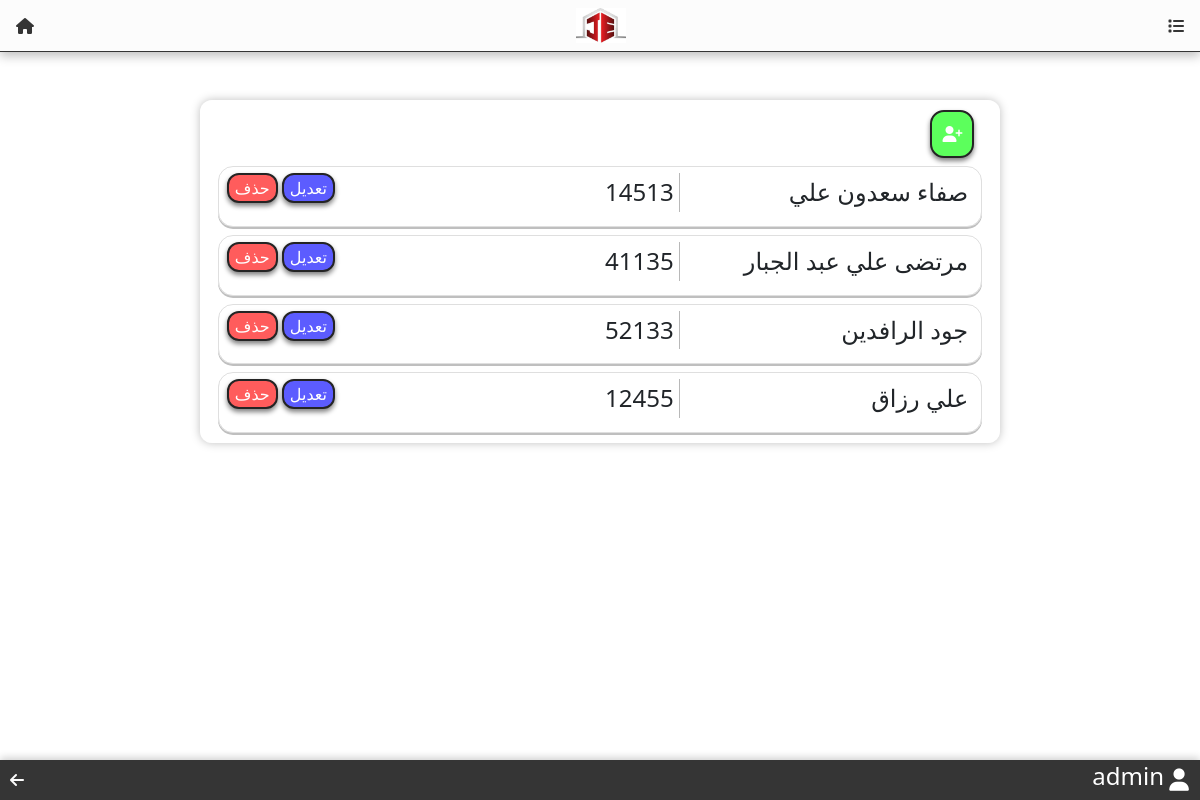
/admin-dashboard (signed in), run on the app's committed database.
### website/models.py (models this page shows)
class User(db.Model):
    id = db.Column(db.Integer, primary_key=True)
    name = db.Column(db.String(100), nullable=False)
    code = db.Column(db.String(100), unique=True, nullable=False)
    project_name = db.Column(db.String(100), nullable=False)
    admin = db.Column(db.Boolean, nullable=False)
    transactions = db.relationship("Transaction", backref="author", lazy=True)

### website/views.py (the view, shortened to what this page needs)
@views.route("/admin-dashboard", methods=["GET", "POST"])
def admin_dashboard():
    if not session.get("admin"):
        return redirect("/admin-login")
    username = session.get("username", "مجهول")
    users = User.query.all()
    return render_template("admin dashboard.html", name=username, users=users)

### website/templates/admin dashboard.html (shortened to what this page needs)
<!DOCTYPE html>
<html lang="ar" dir="rtl">
<head>
    <link rel="stylesheet" href="{{url_for('static',filename = 'style.css')}}">
    <link rel="stylesheet" href="{{url_for('static',filename = 'admin dashboard.css')}}">
    <link href="https://cdn.jsdelivr.net/npm/bootstrap@5.3.6/dist/css/bootstrap.min.css" rel="stylesheet">
    <link href="https://cdnjs.cloudflare.com/ajax/libs/font-awesome/6.5.0/css/all.min.css" rel="stylesheet">
</head>
<body>
    <nav id="top_bar" class="navbar fixed-top d-flex justify-content-between align-items-center px-3">
        <i class="fa-solid fa-list hover-effect" style="color: var(--grey);"></i>
        <img src="{{ url_for('static', filename='imgs/nav_logo.jpg') }}" alt="jood al rafidian" class="img-fluid" style="height: 35px;">
        <a href="/" class="hover-effect">
            <i class="fa-solid fa-house" style="color: var(--grey);"></i>
        </a>
    </nav>
    <div class="container-fluid main_container flex-box">
        <div class="custom_card">
            <div style="display: flex; width: 96%;">
                <button class="add_button" onclick="openForm()">
                    <i class="fa-solid fa-user-plus" style="color: #ffffff;"></i>
                </button>
            </div>
            {% for user in users %}
                {% if not user.admin %}
                    <div class="user_row">
                        <div style="display: flex; justify-content: space-between; width: 50%; text-align: center;">
                            <h4 style="padding-right: 3px; padding:5px  ;">{{user.name}}</h4>
                            <h4 style="border-right: 1px rgba(128, 128, 128, 0.56) solid;padding-right: 3px; padding:5px  ;">{{user.code}}</h4>
                        </div>
                        <div>
                            <a href="{{ url_for('views.user_info', userid=user.id) }}" style="text-decoration: none;">
                                <button class="edit_button">تعديل</button>
                            </a>
                            <button onclick="openwarning({{ user.id }}, '{{ user.name }}')" class="delete_button">حذف</button>
                        </div>
                    </div>
                {% endif %}
            {% endfor %}
        </div>
        <div class="bottom_bar"dir="ltr">
            <a href="javascript:history.back()" class="hover-effect">
            <i class="fa-solid fa-arrow-left" style="color: var(--white);"></i>
            </a>
            <div style="display: flex; flex-direction: row; justify-content: center; align-items: center;gap: 4px;padding-right: 4px;">
                <h4 style="color: white; padding: 4px;">{{name}}</h4>
                <i class="fa-solid fa-user" style="color: #ffffff; scale: 140%;"></i>
            </div>
        </div>
    </div>
</body>
</html>

### website/static/style.css (style rules this page uses)
:root { --red: rgb(236, 0, 0); --dark: rgb(14, 14, 14); --grey: rgb(53, 53, 53); --white: rgb(252, 252, 252); --paige: #FAF6E9; }
html, body { margin: 0; padding: 0; }
#top_bar { background-color: var(--white); border-bottom: 1px solid var(--grey); box-shadow: 0 4px 10px rgba(0, 0, 0, 0.25); }
.custom_card { display: flex; flex-direction: column; justify-content: center; align-items: center; border-radius: 12px; box-shadow: 0 0px 10px rgba(0, 0, 0, 0.253); margin-top: 100px; background-color: rgba(255, 255, 255, 0.473); backdrop-filter: blur(8px); padding: 10px 10px; z-index: 5; width: 96%; max-width: 800px; }
.main_container { display: flex; flex-direction: column; align-items: center; }
.bottom_bar { position: fixed; bottom: 0; left: 0; width: 100%; height: 5vh; z-index: 100; display: flex; padding: 10px; justify-content: space-between; align-items: center; background: var(--grey); box-shadow: 0 -2px 8px rgba(0,0,0,0.2); }

### website/static/admin dashboard.css (style rules this page uses)
.user_row { display: flex; justify-content: space-between; gap: 10px; width: 98%; border: 1px solid rgba(128, 128, 128, 0.25); border-radius: 15px; padding: 6px 8px; margin-top: 8px; box-shadow: 0 2px rgba(128, 128, 128, 0.5); scale: 100%; transition: 0.3s ease-in-out; }
.edit_button { border-radius: 12px; background: rgb(92, 92, 255); color: white; text-align: center; border: 2px solid rgb(36, 36, 36); box-shadow: 0 3px 5px rgb(128, 128, 128); transition: 0.3s ease-in-out; scale: 100%; }
.delete_button { border-radius: 12px; background: rgb(255, 92, 92); color: white; text-align: center; border: 2px solid rgb(36, 36, 36); box-shadow: 0 3px 5px rgb(128, 128, 128); transition: 0.3s ease-in-out; scale: 100%; }
.add_button { border-radius: 14px; background: rgb(92, 255, 92); color: white; text-align: center; border: 2px solid rgb(36, 36, 36); box-shadow: 0 3px 5px rgb(128, 128, 128); transition: 0.3s ease-in-out; scale: 100%; padding: 10px 10px; }

### data on the page
User: name "صفاء سعدون علي", code "14513"
User: name "مرتضى علي عبد الجبار", code "41135"
User: name "جود الرافدين", code "52133"
User: name "علي رزاق", code "12455"
User: name "admin"
